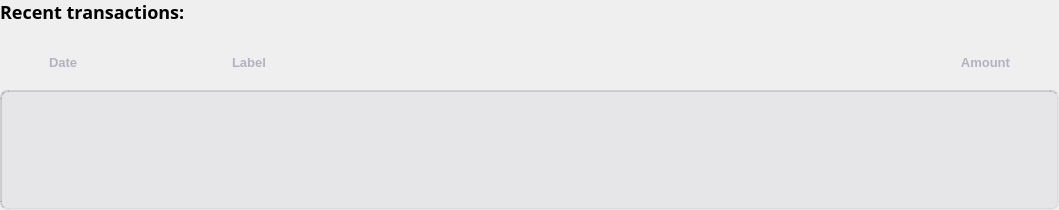
         <widget class="QFrame" name="frameRecentTransactions">
          <property name="sizePolicy">
           <sizepolicy hsizetype="Preferred" vsizetype="Preferred">
            <horstretch>0</horstretch>
            <verstretch>0</verstretch>
           </sizepolicy>
          </property>
          <property name="minimumSize">
           <size>
            <width>0</width>
            <height>0</height>
           </size>
          </property>
          <property name="maximumSize">
           <size>
            <width>16777215</width>
            <height>16777215</height>
           </size>
          </property>
          <property name="frameShape">
           <enum>QFrame::NoFrame</enum>
          </property>
          <property name="frameShadow">
           <enum>QFrame::Raised</enum>
          </property>
          <layout class="QVBoxLayout" name="recentTransactionsLayout_2">
           <property name="spacing">
            <number>0</number>
           </property>
           <property name="leftMargin">
            <number>0</number>
           </property>
           <property name="topMargin">
            <number>0</number>
           </property>
           <property name="rightMargin">
            <number>0</number>
           </property>
           <property name="bottomMargin">
            <number>0</number>
           </property>
           <item>
            <widget class="QLabel" name="label_10">
             <property name="sizePolicy">
              <sizepolicy hsizetype="Preferred" vsizetype="Fixed">
               <horstretch>0</horstretch>
               <verstretch>0</verstretch>
              </sizepolicy>
             </property>
             <property name="minimumSize">
              <size>
               <width>0</width>
               <height>23</height>
              </size>
             </property>
             <property name="maximumSize">
              <size>
               <width>16777215</width>
               <height>23</height>
              </size>
             </property>
             <property name="font">
              <font>
               <family>Roboto Mono</family>
               <pointsize>-1</pointsize>
               <weight>62</weight>
               <bold>true</bold>
              </font>
             </property>
             <property name="styleSheet">
              <string notr="true">font-family: &quot;Roboto Mono&quot;;
font-size: 18px;
font-weight: 500;</string>
             </property>
             <property name="text">
              <string>Recent transactions:</string>
             </property>
            </widget>
           </item>
           <item>
            <widget class="QFrame" name="frame_12">
             <property name="sizePolicy">
              <sizepolicy hsizetype="Preferred" vsizetype="Fixed">
               <horstretch>0</horstretch>
               <verstretch>0</verstretch>
              </sizepolicy>
             </property>
             <property name="minimumSize">
              <size>
               <width>0</width>
               <height>30</height>
              </size>
             </property>
             <property name="maximumSize">
              <size>
               <width>16777215</width>
               <height>30</height>
              </size>
             </property>
             <property name="frameShape">
              <enum>QFrame::NoFrame</enum>
             </property>
             <property name="frameShadow">
              <enum>QFrame::Raised</enum>
             </property>
            </widget>
           </item>
           <item>
            <layout class="QHBoxLayout" name="horizontalLayout_5">
             <property name="spacing">
              <number>0</number>
             </property>
             <item>
              <widget class="QLabel" name="label_11">
               <property name="sizePolicy">
                <sizepolicy hsizetype="Fixed" vsizetype="Fixed">
                 <horstretch>0</horstretch>
                 <verstretch>0</verstretch>
                </sizepolicy>
               </property>
               <property name="minimumSize">
                <size>
                 <width>209</width>
                 <height>17</height>
                </size>
               </property>
               <property name="maximumSize">
                <size>
                 <width>209</width>
                 <height>17</height>
                </size>
               </property>
               <property name="styleSheet">
                <string notr="true">font-family: &quot;Roboto Mono&quot;;
font-size: 13px;
font-weight: 500;
color: #b2b2c0;
padding-left: 46px;</string>
               </property>
               <property name="text">
                <string>Date</string>
               </property>
              </widget>
             </item>
             <item>
              <widget class="QLabel" name="label_3">
               <property name="sizePolicy">
                <sizepolicy hsizetype="Fixed" vsizetype="Fixed">
                 <horstretch>0</horstretch>
                 <verstretch>0</verstretch>
                </sizepolicy>
               </property>
               <property name="minimumSize">
                <size>
                 <width>400</width>
                 <height>17</height>
                </size>
               </property>
               <property name="maximumSize">
                <size>
                 <width>400</width>
                 <height>17</height>
                </size>
               </property>
               <property name="styleSheet">
                <string notr="true">font-family: &quot;Roboto Mono&quot;;
font-size: 13px;
font-weight: 500;
color: #b2b2c0;
padding-left: 20px;</string>
               </property>
               <property name="text">
                <string>Label</string>
               </property>
               <property name="alignment">
                <set>Qt::AlignLeading|Qt::AlignLeft|Qt::AlignVCenter</set>
               </property>
              </widget>
             </item>
             <item>
              <spacer name="horizontalSpacer_3">
               <property name="orientation">
                <enum>Qt::Horizontal</enum>
               </property>
               <property name="sizeHint" stdset="0">
                <size>
                 <width>40</width>
                 <height>20</height>
                </size>
               </property>
              </spacer>
             </item>
             <item>
              <widget class="QLabel" name="label">
               <property name="sizePolicy">
                <sizepolicy hsizetype="Fixed" vsizetype="Fixed">
                 <horstretch>0</horstretch>
                 <verstretch>0</verstretch>
                </sizepolicy>
               </property>
               <property name="minimumSize">
                <size>
                 <width>410</width>
                 <height>17</height>
                </size>
               </property>
               <property name="maximumSize">
                <size>
                 <width>415</width>
                 <height>17</height>
                </size>
               </property>
               <property name="styleSheet">
                <string notr="true">font-family: &quot;Roboto Mono&quot;;
font-size: 13px;
font-weight: 500;
color: #b2b2c0;
padding-right: 46px;</string>
               </property>
               <property name="text">
                <string>Amount</string>
               </property>
               <property name="alignment">
                <set>Qt::AlignRight|Qt::AlignTrailing|Qt::AlignVCenter</set>
               </property>
              </widget>
             </item>
            </layout>
           </item>
           <item>
            <widget class="QFrame" name="frame_13">
             <property name="sizePolicy">
              <sizepolicy hsizetype="Preferred" vsizetype="Fixed">
               <horstretch>0</horstretch>
               <verstretch>0</verstretch>
              </sizepolicy>
             </property>
             <property name="minimumSize">
              <size>
               <width>0</width>
               <height>17</height>
              </size>
             </property>
             <property name="maximumSize">
              <size>
               <width>16777215</width>
               <height>17</height>
              </size>
             </property>
             <property name="frameShape">
              <enum>QFrame::NoFrame</enum>
             </property>
             <property name="frameShadow">
              <enum>QFrame::Raised</enum>
             </property>
            </widget>
           </item>
           <item>
            <widget class="QListView" name="listTransactions">
             <property name="sizePolicy">
              <sizepolicy hsizetype="Preferred" vsizetype="Fixed">
               <horstretch>0</horstretch>
               <verstretch>0</verstretch>
              </sizepolicy>
             </property>
             <property name="minimumSize">
              <size>
               <width>0</width>
               <height>120</height>
              </size>
             </property>
             <property name="maximumSize">
              <size>
               <width>16777215</width>
               <height>120</height>
              </size>
             </property>
             <property name="font">
              <font>
               <family>Roboto Mono</family>
              </font>
             </property>
             <property name="styleSheet">
              <string notr="true">background-color: rgba(170, 170, 186, 33);
border-top: 2px inset rgba(0, 0, 0, 33); 
border-left: 2px inset rgba(0, 0, 0, 33); 
border-bottom: 2px solid rgba(170, 170, 186, 33); 
border-right: 2px solid rgba(170, 170, 186, 33); 
border-radius: 8px;
font-family: &quot;Roboto Mono&quot;;
font-weight: 400;</string>
             </property>
             <property name="frameShape">
              <enum>QFrame::StyledPanel</enum>
             </property>
             <property name="frameShadow">
              <enum>QFrame::Sunken</enum>
             </property>
             <property name="lineWidth">
              <number>1</number>
             </property>
            </widget>
           </item>
          </layout>
         </widget>
